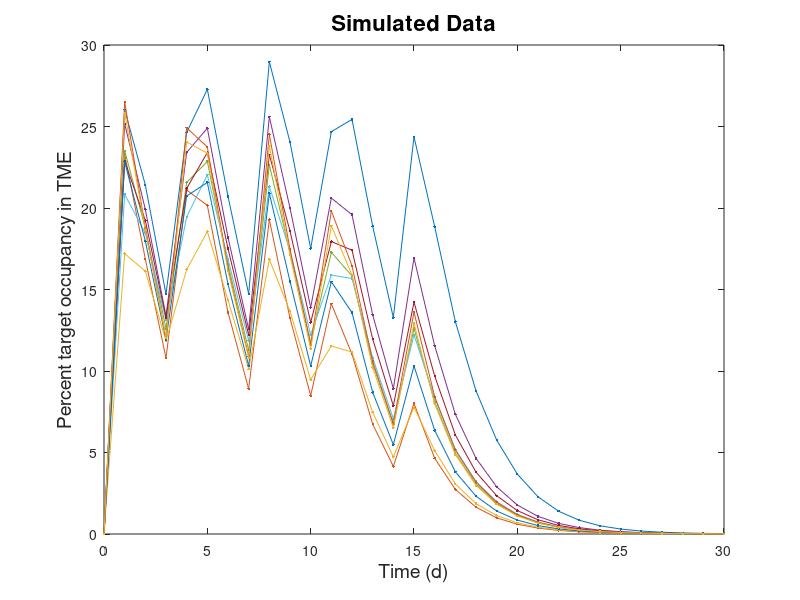

Write MATLAB code to recreate this figure. (Note: this script raises an error after producing the figure.)
%%%%%%%%%%%%%%%%%%%%%%%%%%%%%%%%%%%%%%%%%%%%%%%%%%%%%%%%%%%%%%%%%%%%%%%%%
%                                                                       %
% Fitting model to simulated percent TO in tme data                     % 
% Authors: Jana Gevertz and Irina Kareva. Updated: 2/27/23              %   
% - Pembro model accounts for distribution in plasma, peripheral and    %
%   TME. Parameters have been calibrated to PK and %TO in TME data from %
%   Lindauer et al (2017) paper,, and TGI data on Keytruda              %
%   (https://www.ema.europa.eu/en/documents/assessment-report/...       %
%   keytruda-epar-public-assessment-report_en.pdf)                      %
% - Reads in simulated percent target occupancy in tme data             %
%   (TO_sim_data.mat) that was generated in generate_TO_data.m.         %
%   While 62 days were created, truncates to 31 days, as this is all    %
%   we can reasonably expect to have from data.                         %
% - Goal: Find best-fit of two model parameters to simulated %TO in TME %
%   data:                                                               %
%    1) konT = rate that drug binds free target in TME                  %
%    2) ksynt = rate of free target synthesis in TME                    %
%   Given this is simulated data, we already know the mean(konT) and    %
%   mean(ksynt) used to generate the simulated data. The fitting        %
%   algorithm is initialized using these mean values, which should be   %
%   quite close to the best-fit values for the average of the           %
%   simulated samples                                                   %
% - Then create profile likelihood curves for konT and ksynt,           %
%   constraining konT (binding rate in TME) to be anywhere from 1/10    %
%   binding rate in plasma to 10x the binding rate in plasma.           %
% - Found that these parameters are practically identifiable given the  %
%   simulated %TO in TME data!                                          %
% - Local time when profile has 50 parameter sets: @21 minutes          %
%                                                                       %
%%%%%%%%%%%%%%%%%%%%%%%%%%%%%%%%%%%%%%%%%%%%%%%%%%%%%%%%%%%%%%%%%%%%%%%%%

clearvars; close all; clc; tic; 
diary on;

%% Read in data and visualize
load Generate_TO_Data/TO_sim_data.mat % simulated data of % TO in tme
t_day_all = t_day; 
TO_tme_all = TO_tme;
clear t_day TO_tme;
Tmax = 30;
t_day = t_day_all(1:Tmax+1); % only use data up to 31 days
TO_tme = TO_tme_all(:,1:Tmax+1);
TO_tme_avg = mean(TO_tme);
TO_tme_std = std(TO_tme);
figure;
plot(t_day,TO_tme,'.-');
xlabel('Time (d)','FontSize',14);
ylabel('Percent target occupancy in TME','FontSize',14);
title('Simulated Data','FontSize',16);

%% Set baseline parmaeters, protocol and dosing
[p, ICs] = set_parameters_ICs(); 
dose_flat = 10; % in mg/kg
dose      = dose_flat*10^6/p.MW; % mg/kg, convert to ng/ml
intvl     = 3.5; % days
dosenum   = 5;
T = 61; % end time for solving ODEs
ivdose=dose/p.V1; %if needs conversion
[tDose,cDose,ti] = set_protocol(intvl,ivdose,dosenum,Tmax);

%% Parameters to fit
konT = params_mean(1);
ksynt = params_mean(2); 
params_to_fit = [konT ksynt];
fit_initial = objective(params_to_fit,tDose,cDose,ICs,Tmax,TO_tme_avg,...
    TO_tme_std,ti,1,p); % last input of 1 means I want to visualize solution
fprintf('Model fit to percent TO in tme simulated data, using mean of distributions that generated the data: %f\n',fit_initial);

%% Find best-fit parameters
minParams = zeros(1,length(params_to_fit)); % all parameters have lower bound of 0
options = optimoptions(@fmincon,'MaxFunctionEvaluations', 3*10000); 
fun = @(z)objective(z,tDose,cDose,ICs,Tmax,TO_tme_avg,TO_tme_std,ti,0,p); % 0 = don't visualize solution
[best_fit_params, best_fit] = fmincon(fun,params_to_fit,[],[],[],[],minParams,[],[],options);
fprintf('konT changed from initial value of %f to %f\n',konT,best_fit_params(1));
fprintf('ksynt changed from initial value of %f to %f\n',ksynt,best_fit_params(2));
fprintf('Fit function changed from initial value of %f to %f\n',fit_initial,best_fit);
fit_best = objective(best_fit_params,tDose,cDose,ICs,Tmax,TO_tme_avg,...
    TO_tme_std,ti,1,p); % last input of 1 means I want to visualize solution

%% Profile likelihood over konT_domain and ksynt_domain
num_pts = 50; % 12 was default but 50 gives very high resolution
min_konT = 0.1*p.kon; % min value of fit parameter, konT: 1/10 binding rate in TME as plasma
max_konT = 10*p.kon; % max value of fit parameter, konT: 10x binding rate in TME as plasma
konT_domain = linspace(0.005,0.02,num_pts);
ksynt_domain = linspace(12500,16000,num_pts); 
params = [konT_domain; ksynt_domain];
minParams_profiles = zeros(1,length(best_fit_params)-1); % default lower bound of 0
maxParams_profiles = zeros(1,length(best_fit_params)-1); 
profiles = zeros(length(best_fit_params),num_pts); 
param_fit = zeros(length(best_fit_params),num_pts); 
                    % k=1 fixed first param konT so the fit parameter is ksynt
                    % k=2 fixed second param ksynt so the fit parameter is konT
% Loop over every parameter that was fit
for k = 1:length(best_fit_params)
    % When k = 1 we are fixing value of first parameter, konT
    % When k = 2 we are fixing value of second parameter, ksynt
    if k == 1
        minParams_profiles = 0; 
        maxParams_profiles = inf; % ksynt can be anything from 0 to inf
    else % k = 2
        minParams_profiles = min_konT; % min value of fit parameter, konT
        maxParams_profiles = max_konT; % max value of fit parameter, konTf
    end
    % Initialize parameter to be fit at best-fit value for all parameters besides p(k)
    params_to_fit = best_fit_params(1:end ~= k); 
    for i=1:num_pts
        fprintf('Fitting model, fixing p(%d) = %f and initializing other p = %f\n',...
            k,params(k,i),params_to_fit); 
        fun_profile = @(z)objective_profile(z,k,params(k,i),tDose,...
            cDose,ICs,Tmax,TO_tme_avg,TO_tme_std,ti,p);
        [best_fit_params_profiles, best_fit_profile] = ...
            fmincon(fun_profile,params_to_fit,[],[],[],[],minParams_profiles,...
            maxParams_profiles,[],options);
        profiles(k,i) = best_fit_profile; 
        param_fit(k,i) = best_fit_params_profiles;
        for j = 1:length(best_fit_params_profiles)
            if(j<k)
                param_num = j; 
            else
                param_num = j+1;
            end
            fprintf('\tBest-fit p(%d) = %f with fit = %f\n',...
                param_num,best_fit_params_profiles(j),best_fit_profile); 
        end
    end
end

%% Now plot each profile likelihood curve along with confidence interval threshold
num_fit = length(best_fit_params)-1;
threshold_fval = chi2inv(0.95,num_fit)/2 + best_fit;  
for k = 1:length(best_fit_params)
    figure; 
    set(gca,'fontsize', 14) 
    set(gcf, 'Units', 'Normalized','OuterPosition', [0.05, 0.05, 0.65, 0.65]);
    subplot(1,2,1)
    plot(params(k,:),profiles(k,:),'-o','LineWidth',3); hold on; 
    threshold_plot = threshold_fval*ones(size(params(k,:))); 
    plot(params(k,:),threshold_plot,'--','LineWidth',2); hold off;
    ylabel('Cost function','FontSize',16);
    title('Profile Likelihood Curve','FontSize',16);      
    if k==1 
        xlabel('k_o_n_T','FontSize',16);
        fname_fig = 'konT_profile_bounds';
    elseif k==2
        xlabel('k_s_y_n_t','FontSize',16);
        fname_fig = 'ksynt_profile_bounds';
    end
    xlim([min(params(k,:)) max(params(k,:))]);
    profile_min = min(profiles,[],'all');
    profile_max = max(profiles,[],'all');
    ylim([profile_min profile_max]);
    
    subplot(1,2,2)
    % k=1 fixed first param konT so the fit parameter is ksynt
    % k=2 fixed second param ksynt so the fit parameter is konT
    if k==1 
        semilogy(params(k,:),param_fit(k,:),'o','LineWidth',2); 
        xlim([konT_domain(1), konT_domain(end)]); 
        xlabel('k_o_n_T (fixed)','FontSize',16);
        ylabel('k_s_y_n_t (fit)','FontSize',16);
    elseif k==2
        semilogx(params(k,:),param_fit(k,:),'o','LineWidth',2); 
        hold on;
        yline(min_konT,'--r','LineWidth',2); 
        h1 = yline(max_konT,'--r','LineWidth',2,'DisplayName','Bounds');
        hold off;
        xlim([ksynt_domain(1), ksynt_domain(end)]); 
        ylim([min_konT,max_konT]);
        xlabel('k_s_y_n_t (fixed)','FontSize',16);
        ylabel('k_o_n_T (fit)','FontSize',16);
        legend(h1,'FontSize',14);
    end
    hold off;
    title(['Optimal Value of Fit Parameter'],'FontSize',16);   
    
    saveas(gcf,[fname_fig,'.fig']);
    saveas(gcf,[fname_fig,'.png']);
end

toc;
diary off;
save fit_profiles.mat best_fit_params konT_domain ksynt_domain ...
    best_fit params profiles param_fit


%%%%%%%%% Functions%%%%%%%%%%%%%
function [p, ICs] = set_parameters_ICs()
    %% Define variables and set initial conditions
    % 1 = Div0 (?), 2 = Dp0 (drug in plasma), 3 = DR0 (drug-target), 
    % 4 = Tr0 (target in central), 5 = x10 (growing tumor), 6 = x20 (stage 1 tumor death), 
    % 7 = x30 (stage 2 tumor death), 8 = x40 (stage 3 tumor death), 9 = Ttme0 (target in TME), 
    % 10 = Dtme0 (free drug in TME), 11 = DRtme0 (drug-target complex in TME), 
    % 12 = Dt0 (drug in peirpheral compartment)
    numVar = 12;
    ICs = zeros(1,numVar);
    p.Tr0 = 10; 
    ICs(4) = p.Tr0; 
    ICs(5) = 38; % *****fit
    ICs(9) = 4.3*p.Tr0; % Ttme0
    p.Ttme0 = ICs(9);
    
    %% For unit conversions
    p.MW_L = 150e3; % molecular weight for conversions
    p.MW   = p.MW_L/1000;% convert to ml
    
    %% PK parameters
    p.k01 = 0;
    p.V1  = 70; % (6/7)* mL/kg
    p.V2  = 33; % mL/kg
    p.Cl1 = 5; %0.25*20; % ***** ml/kg/h: CHANGED to get slower decay in plasma
    p.Cl2 = 22; % ml/kg/h
    p.k10 = p.Cl1/p.V1;
    p.k12 = p.Cl2/p.V1;
    p.k21 = p.Cl2/p.V2;
    p.KD   = .027; % pembro KD is 27 pM, or 0.027 nM    
    p.kon  = 0.005; % ***** 0.001; CHANGED made larger to get drug into TME much quicker 
    p.koff = p.KD*p.kon;
    p.k1t   = 0.3; % 1
    p.kt1   = 0.3; % 1
    p.delta = 0.0001; %very small
    p.scale_decay = 0.5; % ***** CHANGED FROM 0
        
    %% TME parameters
    p.prob = 2; % *****fit
    p.kint = 4.4; % *****fit
    p.scale_ksynt = 75; % *****fit
    p.ksynt=p.scale_ksynt*ICs(9)*p.kint; %target synthesis in TME
    p.kintP = p.kint; % assuming they are equal
    p.ksyn= ICs(4)*p.kintP; % target synthesis in plasma
    p.Kx = 500; %  ***** new parameter for saturating ksynt term
    p.K = 10000; 
    p.lam3 = 0.148542; % *****fit
    p.k1 = 100; % not used
    p.ic50 = 43;
    p.k2 = 0.38; % *****fit
end

function [tDose,cDose,ti] = set_protocol(intvl,ivdose,dosenum,T)
    tDose = zeros(1,dosenum); cDose = zeros(1,dosenum);
    for i=1:dosenum
        tDose(i)=intvl*(i-1);
        cDose(i)=ivdose;
    end
    ti = [tDose max(T)];
end

function sol_all = solve_model(tDose,cDose,ICs,params_to_fit,T,p) 
    ti = [tDose max(T)];
    options_DE=odeset('RelTol',1.0e-6);
    tPoints = []; cPoints = []; 
    Dp0 = ICs(2);
    for i = 1:length(tDose)
        %fprintf('\tSolving model for dose %d\n',i);
        if i == 1
            ICs(2) = ICs(2) + cDose(i);
        else
            Dp0 = Dp0 + cDose(i);
            ICs = [Div0 Dp0 DR0 Tr0 x10 x20 x30 x40 Ttme0 Dtme0 DRtme0 Dt0]; 
        end
        tSpan = [ti(i) ti(i+1)];
        sol_all{i} = ode23s(@(t,x) pembro(t,x,params_to_fit,p),tSpan,ICs,options_DE);
        Div0 = sol_all{i}.y(1,end); Dp0 = sol_all{i}.y(2,end); DR0 = sol_all{i}.y(3,end);...
            Tr0 = sol_all{i}.y(4,end); x10 = sol_all{i}.y(5,end); x20 = sol_all{i}.y(6,end);...
            x30 = sol_all{i}.y(7,end); x40 = sol_all{i}.y(8,end); Ttme0 = sol_all{i}.y(9,end);...
            Dtme0 = sol_all{i}.y(10,end); DRtme0 = sol_all{i}.y(11,end); Dt0 = sol_all{i}.y(12,end);
    end
end

function dy=pembro(t,x,params_to_fit,p)
    konT = params_to_fit(1);
    ksynt_scaled = params_to_fit(2);
    % which changes some other parameters if we want to guarantee 
    % amount of target in plasma and tumor = initial amount in absence of
    % drug
    Tpp0 = 10; 
    Ttme0 = 4.3*Tpp0; 
    p.kint = (ksynt_scaled/p.scale_ksynt)/Ttme0;
%     fprintf('konT = %f, ksynt = %f which changes kint = %f compared to kintP = %f\n',...
%         konT,ksynt_scaled,p.kint,p.kintP);

    Div=x(1);  
    Dp=x(2);  
    DR=x(3);
    Tpp=x(4);
    x1=x(5);
    x2=x(6);
    x3=x(7);
    x4=x(8);
    Ttme=x(9); %target in TME
    Dtme=x(10); %free drug in TME
    DRtme=x(11); %drug-target complex in TME
    Dt=x(12);
    wt=x1+x2+x3+x4;
    TOtme=100*DRtme./(DRtme+Ttme);
    
    %%%equations
    dDiv  = -p.k01*Div;
    %central compartment
    dDp=p.k01*Div-p.k10*Dp-p.kon*Dp*Tpp+p.koff*DR... % drug in plasma
        -p.k12*Dp+p.k21*(p.V2/p.V1)*Dt...%turnover and on-off in plasma
        -p.k1t*Dp+p.kt1*(wt+p.delta)*Dtme/p.V1; %%%% NEW PIECE, with which we replaced "-TumDisp*wt/p.V1" 
    dDR    = p.kon*Dp*Tpp-p.koff*DR-p.kintP*DR; % drug-target complex in plasma
    dTpp   = p.ksyn-p.kintP*Tpp-p.kon*Dp*Tpp+p.koff*DR; %target in plasma
    dDt    = p.k12*(p.V1/p.V2)*Dp-p.k21*Dt - p.scale_decay*p.k10*Dt; %drug in peripheral: add decay term

    %TME
    dDtme= p.k1t*p.V1*Dp/(wt+p.delta)-p.kt1*Dtme...%%%% NEW PIECE, with which we replaced "-TumDisp*wt/p.V1" 
        -konT*Dtme*Ttme+p.koff*DRtme - p.scale_decay*p.k10*Dtme; %drug in TME
    %% synthesis proportional to tumor volume
    %dTtme  = p.ksynt*(wt/x10) -p.kint*Ttme-p.prob*p.kon*Dtme*Ttme+p.koff*DRtme; %target in TME
    %% synthesis increases with tumor volume, but plateaus: 
    %% still analyze ksynt (synthesis*max rate) and konT = prob*kon (apparent affinity)
    %% possible third parameter: pk2 (related to max kill rate)
    dTtme  = ksynt_scaled*wt/(wt+p.Kx) -p.kint*Ttme-konT*Dtme*Ttme+p.koff*DRtme; %target in TME
    dDRtme = konT*Dtme*Ttme-p.koff*DRtme-p.kint*DRtme; % drug-target complex in TME
    %tum_growth = p.lamda0*x1/((1.0+(p.lamda0/p.lamda1*wt)^p.psi)^(1.0/p.psi));
    tum_growth = p.lam3*x1*(1-wt/p.K);
    kill_term  = p.k2*TOtme*x1/(p.ic50+TOtme); % max kill rate = k2>lam3 so that, at dose  = 10, we can get some shrinkage
    dx1 = tum_growth - kill_term;
    dx2 = 0*kill_term - p.k1*x2;
    dx3 = p.k1*(x2 -x3);
    dx4 = p.k1*(x3 -x4);

    dy=[dDiv;dDp;dDR;dTpp;dx1;dx2;dx3;dx4;dTtme;dDtme;dDRtme;dDt];
end

%% Fit function (to be minimized)
function SSE_divideby_Var = objective(params_to_fit,tDose,cDose,ICs,T,...
    TO_tme_avg,TO_tme_std,ti,visualize,p)
    sol = solve_model(tDose,cDose,ICs,params_to_fit,T,p);
    if visualize == 1 % display model solution
        Time = []; Ttme = []; Dtme = []; DRtme = []; 
        for j = 1:size(sol,2)
            Time = [Time sol{j}.x];
            Ttme = [Ttme sol{j}.y(9,:)]; 
            Dtme = [Dtme sol{j}.y(10,:)]; 
            DRtme = [DRtme sol{j}.y(11,:)]; 
        end
        TO_tme = 100*DRtme./(DRtme+Ttme); % TO in the TME
        figure;
        errorbar(0:1:T,TO_tme_avg,TO_tme_std,'.-'); hold on;
        plot(Time,TO_tme,'--'); hold off;
        xlabel('Time (d)','FontSize',14)
        ylabel('Percent target occupancy in TME','FontSize',14)
        title('Average Trajectory with STD Error Bars','FontSize',14)
        xlim([0,T+1])
    end 
    %% Extract relevant model output for fitting at "experimental" time points
    t_halfday = []; Ttme = []; Dtme = []; DRtme = []; 
    for j = 1:length(ti)-1
        if j == 1
            t_halfday = [t_halfday ti(j):0.5:ti(j+1)];
            Ttme  = [Ttme deval(sol{j}, ti(j):0.5:ti(j+1), 9)]; 
            Dtme  = [Dtme deval(sol{j}, ti(j):0.5:ti(j+1), 10)]; 
            DRtme = [DRtme deval(sol{j}, ti(j):0.5:ti(j+1), 11)]; 
        else % don't double count repeated days
            t_halfday = [t_halfday ti(j)+0.5:0.5:ti(j+1)];
            Ttme  = [Ttme deval(sol{j}, ti(j)+0.5:0.5:ti(j+1), 9)]; 
            Dtme  = [Dtme deval(sol{j}, ti(j)+0.5:0.5:ti(j+1), 10)]; 
            DRtme = [DRtme deval(sol{j}, ti(j)+0.5:0.5:ti(j+1), 11)]; 
        end
    end
    TO_tme_halfday = 100*DRtme./(DRtme+Ttme); % TO in the TME ****
    t_day = t_halfday(1:2:end);
    TO_tme = TO_tme_halfday(:,1:2:end);
        
    % Goodness of fit: divide by 2 to match likelihood formula, 
    % remove t = 0 which has std of 0 and causes nan
    SSE_divideby_Var = 0.5*sum(((TO_tme_avg(2:end)-TO_tme(2:end)).^2)./(TO_tme_std(2:end).^2));
end

%% Fit function (to be minimized) for profile likelihood
function SSE_divideby_Var = objective_profile(params_to_fit,k,params_fixed,...
    tDose,cDose,ICs,T,TO_tme_avg,TO_tme_std,ti,p)
    
    if k == 1 % k = 1 means fixing value of first parameter, konT
        params = [params_fixed params_to_fit];
    else % k = 2 means fixing value of second parameter, ksynt
        params = [params_to_fit params_fixed];
    end

    sol = solve_model(tDose,cDose,ICs,params,T,p);
    %% Extract relevant model output to compare to (simulated) %TO in TME data
    t_halfday = []; Ttme = []; Dtme = []; DRtme = []; 
    for j = 1:length(ti)-1
        if j == 1
            t_halfday = [t_halfday ti(j):0.5:ti(j+1)];
            Ttme  = [Ttme deval(sol{j}, ti(j):0.5:ti(j+1), 9)]; 
            Dtme  = [Dtme deval(sol{j}, ti(j):0.5:ti(j+1), 10)]; 
            DRtme = [DRtme deval(sol{j}, ti(j):0.5:ti(j+1), 11)]; 
        else % don't double count repeated days
            t_halfday = [t_halfday ti(j)+0.5:0.5:ti(j+1)];
            Ttme  = [Ttme deval(sol{j}, ti(j)+0.5:0.5:ti(j+1), 9)]; 
            Dtme  = [Dtme deval(sol{j}, ti(j)+0.5:0.5:ti(j+1), 10)]; 
            DRtme = [DRtme deval(sol{j}, ti(j)+0.5:0.5:ti(j+1), 11)]; 
        end
    end
    TO_tme_halfday = 100*DRtme./(DRtme+Ttme); % TO in the TME ****
    % Extract data at each day (as compared to every half day)
    t_day = t_halfday(1:2:end);
    TO_tme = TO_tme_halfday(:,1:2:end);
    
    % Goodness of fit: divide by 2 to match likelihood formula, 
    % remove t = 0 which has std of 0 and causes nan
    SSE_divideby_Var = 0.5*sum(((TO_tme_avg(2:end)-TO_tme(2:end)).^2)./(TO_tme_std(2:end).^2));
end
